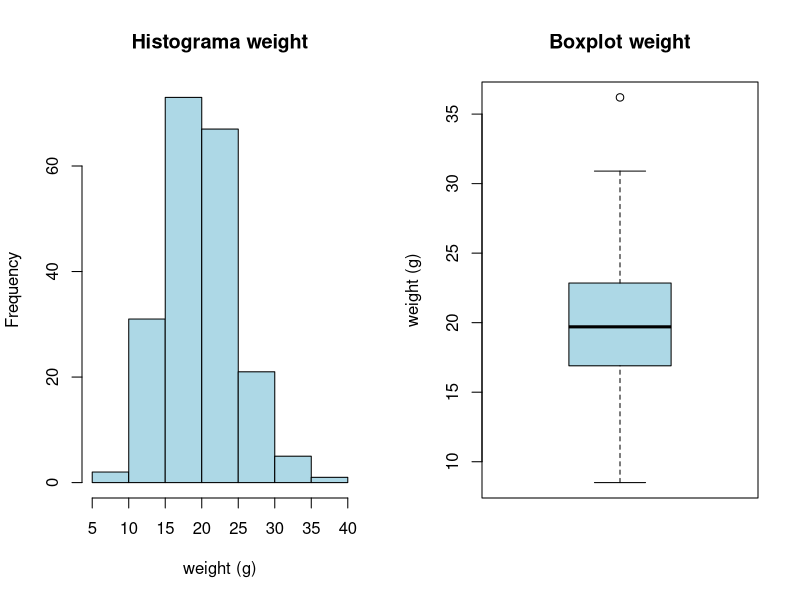
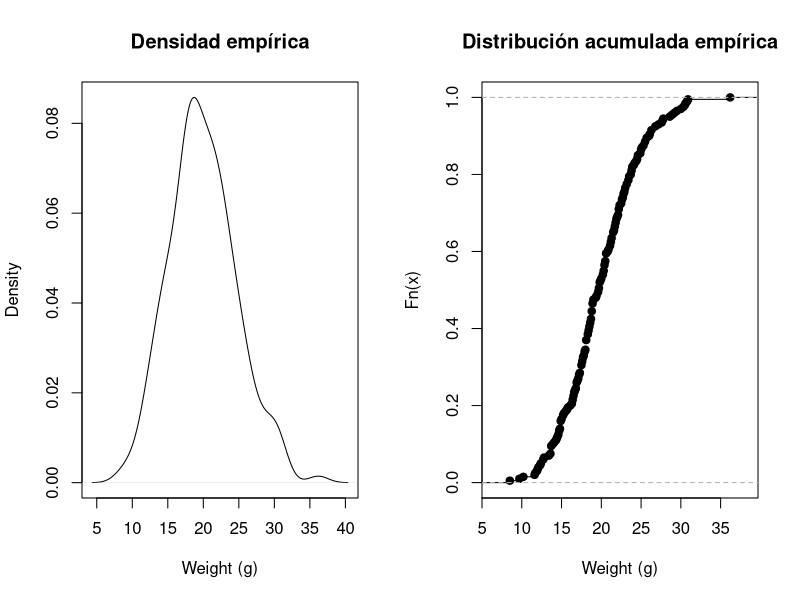
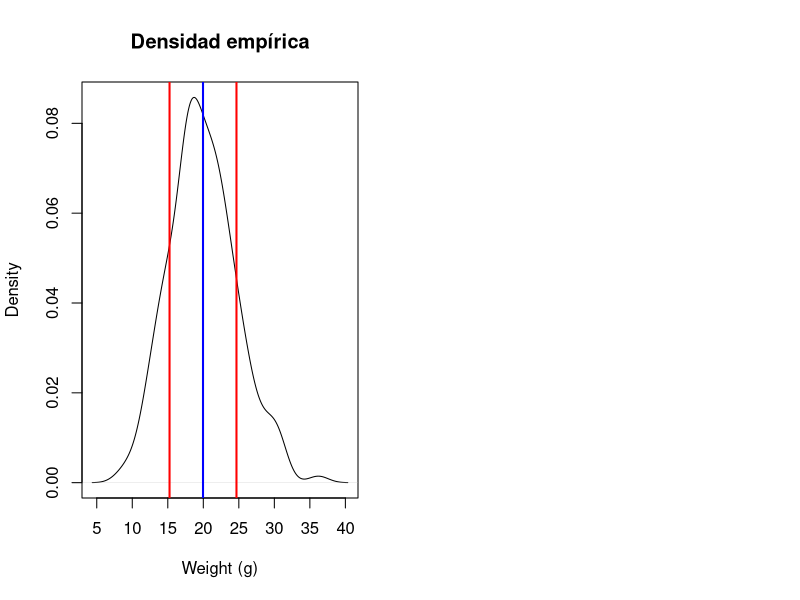

Source code (R) for these figures, in order:
## ---- chunk 1
knitr::opts_chunk$set(echo = TRUE)
library(readxl)
library(stats)
library(graphics)
## ---- chunk 2
dat <- read_excel("shrimp.xlsx")
head(dat)
tail(dat)
summary(dat)
str(dat)
## ---- chunk 3
dat$Weight <- as.numeric(dat$Weight)
summary(dat)
str(dat)
## ---- chunk 4
par(mfrow=c(1,2))

hist(dat$Weight, col="light blue", main = "Histograma weight", xlab = "weight (g)")

boxplot(dat$Weight, col="light blue", main = "Boxplot weight", ylab = "weight (g)")


## ---- chunk 5
mean(dat$Weight)
sd(dat$Weight)
range(dat$Weight)
quantile(dat$Weight)
## ---- chunk 6
# Densidad empírica.
plot(density(dat$Weight), main="Densidad empírica", xlab="Weight (g)")
## ---- chunk 7
# Distribución acumulada empírica.
plot(ecdf(dat$Weight), main="Distribución acumulada empírica", xlab="Weight (g)")
## ---- chunk 8
Fn <- ecdf(dat$Weight)
Fn
## ---- chunk 9
# Fn(x) returns the percentiles for x
paste0(Fn(20)*100, "%") 
## ---- chunk 10
# 1- Fn(x) returns 1 - the percentiles for x
paste0(((1 - Fn(30))*100), "%")
## ---- chunk 11
plot(density(dat$Weight), main="Densidad empírica", xlab="Weight (g)")
abline(v=19.958 + 4.710923, col="red", lwd=2)
abline(v=19.958 - 4.710923, col="red", lwd=2)
abline(v=19.958, col="blue", lwd=2)
## ---- chunk 12
p1 <- 1 - Fn(19.958 + 4.710923)
p1
## ---- chunk 13
p2 <- Fn(19.958 - 4.710923)
p2
## ---- chunk 14
paste0(((1 - (p1 + p2))*100),"%")
# Este valor es muy cercano al 68% teórico de una variable con distribución normal.
